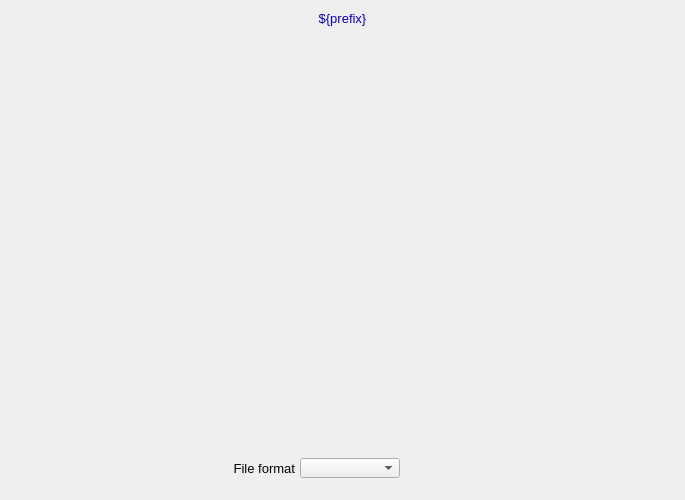
<?xml version="1.0" ?>
<ui version="4.0">
  <class>Dialog</class>
  <widget class="QWidget" name="screen">
    <property name="geometry">
      <rect>
        <x>266</x>
        <y>132</y>
        <width>685</width>
        <height>500</height>
      </rect>
    </property>
    <property name="styleSheet">
      <string notr="true">QWidget#screen {
  color: rgb(0, 0, 0);
  background-color: rgb(187, 187, 187);
  }</string>
    </property>
    <property name="windowTitle">
      <string>NDFile</string>
    </property>
    <widget class="PyDMDrawingRectangle" name="rectangle">
      <property name="geometry">
        <rect>
          <x>0</x>
          <y>5</y>
          <width>685</width>
          <height>26</height>
        </rect>
      </property>
      <property name="brush" stdset="0">
        <brush brushstyle="SolidPattern">
          <color alpha="255">
            <red>218</red>
            <green>218</green>
            <blue>218</blue>
          </color>
        </brush>
      </property>
      <property name="penStyle" stdset="0">
        <enum>Qt::SolidLine</enum>
      </property>
      <property name="penColor" stdset="0">
        <color>
          <red>218</red>
          <green>218</green>
          <blue>218</blue>
        </color>
      </property>
      <property name="penWidth" stdset="0">
        <double>0</double>
      </property>
      <property name="penCapStyle" stdset="0">
        <enum>Qt::FlatCap</enum>
      </property>
      <property name="toolTip">
        <string>rectangle</string>
      </property>
    </widget>
    <widget class="QLabel" name="text">
      <property name="geometry">
        <rect>
          <x>0</x>
          <y>6</y>
          <width>685</width>
          <height>25</height>
        </rect>
      </property>
      <property name="text">
        <string>${prefix}</string>
      </property>
      <property name="font" stdset="0">
        <font>
          <pointsize>10</pointsize>
        </font>
      </property>
      <property name="brush" stdset="0">
        <brush brushstyle="SolidPattern">
          <color alpha="255">
            <red>10</red>
            <green>0</green>
            <blue>184</blue>
          </color>
        </brush>
      </property>
      <property name="toolTip">
        <string>text</string>
      </property>
      <property name="alignment">
        <set>Qt::AlignCenter</set>
      </property>
      <property name="styleSheet">
        <string notr="true">QLabel#text {
  color: rgb(10, 0, 184);
  }</string>
      </property>
    </widget>
    <widget class="QLabel" name="text_1">
      <property name="geometry">
        <rect>
          <x>185</x>
          <y>458</y>
          <width>110</width>
          <height>20</height>
        </rect>
      </property>
      <property name="text">
        <string>File format</string>
      </property>
      <property name="font" stdset="0">
        <font>
          <pointsize>10</pointsize>
        </font>
      </property>
      <property name="brush" stdset="0">
        <brush brushstyle="SolidPattern">
          <color alpha="255">
            <red>0</red>
            <green>0</green>
            <blue>0</blue>
          </color>
        </brush>
      </property>
      <property name="toolTip">
        <string>text_1</string>
      </property>
      <property name="alignment">
        <set>Qt::AlignRight|Qt::AlignTrailing|Qt::AlignVCenter</set>
      </property>
      <property name="styleSheet">
        <string notr="true">QLabel#text_1 {
  color: rgb(0, 0, 0);
  }</string>
      </property>
    </widget>
    <widget class="PyDMLabel" name="text_update">
      <property name="geometry">
        <rect>
          <x>405</x>
          <y>459</y>
          <width>80</width>
          <height>18</height>
        </rect>
      </property>
      <property name="toolTip">
        <string>PV: ${prefix}FileFormat_RBV</string>
      </property>
      <property name="channel" stdset="0">
        <string>ca://${prefix}FileFormat_RBV</string>
      </property>
      <property name="font" stdset="0">
        <font>
          <pointsize>10</pointsize>
        </font>
      </property>
      <property name="alignment">
        <set>Qt::AlignLeading|Qt::AlignLeft|Qt::AlignVCenter</set>
      </property>
      <property name="textInteractionFlags">
        <set>Qt::TextSelectableByKeyboard|Qt::TextSelectableByMouse</set>
      </property>
      <property name="styleSheet">
        <string notr="true">PyDMLabel#text_update {
  color: rgb(10, 0, 184);
  background-color: rgb(187, 187, 187);
  }</string>
      </property>
    </widget>
    <widget class="PyDMEnumComboBox" name="menu">
      <property name="geometry">
        <rect>
          <x>300</x>
          <y>458</y>
          <width>100</width>
          <height>20</height>
        </rect>
      </property>
      <property name="toolTip">
        <string>${prefix}FileFormat</string>
      </property>
      <property name="channel" stdset="0">
        <string>ca://${prefix}FileFormat</string>
      </property>
      <property name="font" stdset="0">
        <font>
          <pointsize>10</pointsize>
        </font>
      </property>
      <property name="styleSheet">
        <string notr="true">PyDMEnumComboBox#menu {
  color: rgb(0, 0, 0);
  background-color: rgb(115, 223, 255);
  }</string>
      </property>
    </widget>
    <widget class="PyDMEmbeddedDisplay" name="composite">
      <property name="geometry">
        <rect>
          <x>5</x>
          <y>40</y>
          <width>675</width>
          <height>405</height>
        </rect>
      </property>
      <property name="toolTip">
        <string>composite</string>
      </property>
      <property name="filename" stdset="0">
        <string>FileBase_V37.ui</string>
      </property>
    </widget>
  </widget>
  <customwidgets>
    <customwidget>
      <class>PyDMDrawingRectangle</class>
      <extends>QWidget</extends>
      <header>pydm.widgets.drawing</header>
    </customwidget>
    <customwidget>
      <class>PyDMLabel</class>
      <extends>QLabel</extends>
      <header>pydm.widgets.label</header>
    </customwidget>
    <customwidget>
      <class>PyDMEnumComboBox</class>
      <extends>QComboBox</extends>
      <header>pydm.widgets.enum_combo_box</header>
    </customwidget>
    <customwidget>
      <class>PyDMEmbeddedDisplay</class>
      <extends>QFrame</extends>
      <header>pydm.widgets.embedded_display</header>
    </customwidget>
  </customwidgets>
</ui>
